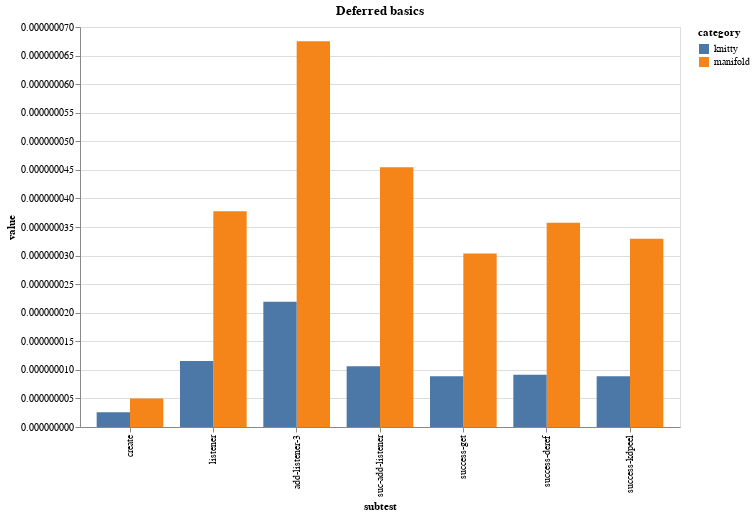

Notebook cell for this chart:
### Code cell
(render-test-result
 "Deferred basics"
 (filter #(and (= "bench-deferred" (:test %))
               (not= :add-listener-10 (:subtest %)) ;; hide 2 tests (too big value)
               (not= :add-listener-33 (:subtest %))
               )
         gdata))

### Figure 1 — Vega-Lite specification as saved in the notebook (floating-point values rounded to 4 significant figures)
{"data": {"values": [{"category": "manifold", "full_test_id": ["bench-deferred", "create"], "mode": null, "subtest": "create", "test": "bench-deferred", "value": 4.976e-09}, {"category": "manifold", "full_test_id": ["bench-deferred", "listener"], "mode": null, "subtest": "listener", "test": "bench-deferred", "value": 3.774e-08}, {"category": "manifold", "full_test_id": ["bench-deferred", "add-listener-3"], "mode": null, "subtest": "add-listener-3", "test": "bench-deferred", "value": 6.752e-08}, {"category": "manifold", "full_test_id": ["bench-deferred", "suc-add-listener"], "mode": null, "subtest": "suc-add-listener", "test": "bench-deferred", "value": 4.544e-08}, {"category": "manifold", "full_test_id": ["bench-deferred", "success-get"], "mode": null, "subtest": "success-get", "test": "bench-deferred", "value": 3.037e-08}, {"category": "manifold", "full_test_id": ["bench-deferred", "success-deref"], "mode": null, "subtest": "success-deref", "test": "bench-deferred", "value": 3.573e-08}, {"category": "manifold", "full_test_id": ["bench-deferred", "success-kdpeel"], "mode": null, "subtest": "success-kdpeel", "test": "bench-deferred", "value": 3.296e-08}, {"category": "knitty", "full_test_id": ["bench-deferred", "create"], "mode": null, "subtest": "create", "test": "bench-deferred", "value": 2.568e-09}, {"category": "knitty", "full_test_id": ["bench-deferred", "listener"], "mode": null, "subtest": "listener", "test": "bench-deferred", "value": 1.157e-08}, {"category": "knitty", "full_test_id": ["bench-deferred", "add-listener-3"], "mode": null, "subtest": "add-listener-3", "test": "bench-deferred", "value": 2.19e-08}, {"category": "knitty", "full_test_id": ["bench-deferred", "suc-add-listener"], "mode": null, "subtest": "suc-add-listener", "test": "bench-deferred", "value": 1.061e-08}, {"category": "knitty", "full_test_id": ["bench-deferred", "success-get"], "mode": null, "subtest": "success-get", "test": "bench-deferred", "value": 8.878e-09}, {"category": "knitty", "full_test_id": ["bench-deferred", "success-deref"], "mode": null, "subtest": "success-deref", "test": "bench-deferred", "value": 9.141e-09}, {"category": "knitty", "full_test_id": ["bench-deferred", "success-kdpeel"], "mode": null, "subtest": "success-kdpeel", "test": "bench-deferred", "value": 8.875e-09}]}, "encoding": {"color": {"field": "category", "type": "nominal"}, "x": {"field": "subtest", "sort": null}, "xOffset": {"field": "category", "sort": ["knitty", "knitty-md", "manifold-kt", "manifold"]}, "y": {"field": "value", "type": "quantitative"}}, "height": 400, "mark": "bar", "title": "Deferred basics", "width": 600}
